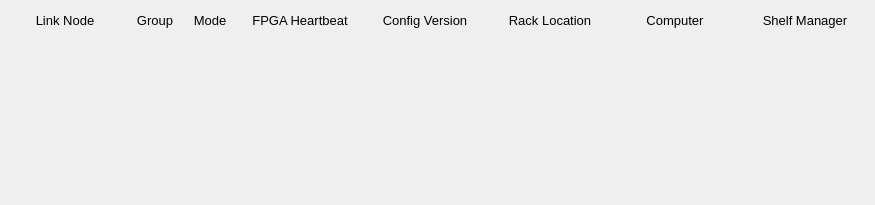
<?xml version="1.0" encoding="UTF-8"?>
<ui version="4.0">
 <class>Form</class>
 <widget class="QWidget" name="Form">
  <property name="geometry">
   <rect>
    <x>0</x>
    <y>0</y>
    <width>875</width>
    <height>205</height>
   </rect>
  </property>
  <property name="windowTitle">
   <string>Form</string>
  </property>
  <widget class="QFrame" name="frame">
   <property name="geometry">
    <rect>
     <x>0</x>
     <y>0</y>
     <width>875</width>
     <height>205</height>
    </rect>
   </property>
   <property name="frameShape">
    <enum>QFrame::NoFrame</enum>
   </property>
   <property name="frameShadow">
    <enum>QFrame::Plain</enum>
   </property>
   <widget class="QLabel" name="label">
    <property name="geometry">
     <rect>
      <x>5</x>
      <y>10</y>
      <width>120</width>
      <height>20</height>
     </rect>
    </property>
    <property name="font">
     <font>
      <pointsize>10</pointsize>
     </font>
    </property>
    <property name="text">
     <string>Link Node</string>
    </property>
    <property name="alignment">
     <set>Qt::AlignCenter</set>
    </property>
   </widget>
   <widget class="QLabel" name="label_2">
    <property name="geometry">
     <rect>
      <x>130</x>
      <y>10</y>
      <width>50</width>
      <height>20</height>
     </rect>
    </property>
    <property name="font">
     <font>
      <pointsize>10</pointsize>
     </font>
    </property>
    <property name="text">
     <string>Group</string>
    </property>
    <property name="alignment">
     <set>Qt::AlignCenter</set>
    </property>
   </widget>
   <widget class="QLabel" name="label_3">
    <property name="geometry">
     <rect>
      <x>185</x>
      <y>10</y>
      <width>50</width>
      <height>20</height>
     </rect>
    </property>
    <property name="font">
     <font>
      <pointsize>10</pointsize>
     </font>
    </property>
    <property name="text">
     <string>Mode</string>
    </property>
    <property name="alignment">
     <set>Qt::AlignCenter</set>
    </property>
   </widget>
   <widget class="QLabel" name="label_4">
    <property name="geometry">
     <rect>
      <x>240</x>
      <y>10</y>
      <width>120</width>
      <height>20</height>
     </rect>
    </property>
    <property name="font">
     <font>
      <pointsize>10</pointsize>
     </font>
    </property>
    <property name="text">
     <string>FPGA Heartbeat</string>
    </property>
    <property name="alignment">
     <set>Qt::AlignCenter</set>
    </property>
   </widget>
   <widget class="QLabel" name="label_5">
    <property name="geometry">
     <rect>
      <x>365</x>
      <y>10</y>
      <width>120</width>
      <height>20</height>
     </rect>
    </property>
    <property name="font">
     <font>
      <pointsize>10</pointsize>
     </font>
    </property>
    <property name="text">
     <string>Config Version</string>
    </property>
    <property name="alignment">
     <set>Qt::AlignCenter</set>
    </property>
   </widget>
   <widget class="QLabel" name="label_6">
    <property name="geometry">
     <rect>
      <x>490</x>
      <y>10</y>
      <width>120</width>
      <height>20</height>
     </rect>
    </property>
    <property name="font">
     <font>
      <pointsize>10</pointsize>
     </font>
    </property>
    <property name="text">
     <string>Rack Location</string>
    </property>
    <property name="alignment">
     <set>Qt::AlignCenter</set>
    </property>
   </widget>
   <widget class="QLabel" name="label_7">
    <property name="geometry">
     <rect>
      <x>615</x>
      <y>10</y>
      <width>120</width>
      <height>20</height>
     </rect>
    </property>
    <property name="font">
     <font>
      <pointsize>10</pointsize>
     </font>
    </property>
    <property name="text">
     <string>Computer</string>
    </property>
    <property name="alignment">
     <set>Qt::AlignCenter</set>
    </property>
   </widget>
   <widget class="QLabel" name="label_8">
    <property name="geometry">
     <rect>
      <x>740</x>
      <y>10</y>
      <width>130</width>
      <height>20</height>
     </rect>
    </property>
    <property name="font">
     <font>
      <pointsize>10</pointsize>
     </font>
    </property>
    <property name="text">
     <string>Shelf Manager</string>
    </property>
    <property name="alignment">
     <set>Qt::AlignCenter</set>
    </property>
   </widget>

   <widget class="PyDMEmbeddedDisplay" name="PyDMEmbeddedDisplay">
    <property name="geometry">
     <rect>
      <x>0</x>
      <y>30</y>
      <width>875</width>
      <height>35</height>
     </rect>
    </property>
    <property name="toolTip">
     <string/>
    </property>
    <property name="frameShape">
     <enum>QFrame::NoFrame</enum>
    </property>
    <property name="macros" stdset="0">
     <string>{"P":"MPLN:BSYH:MP01:1","ID":"127","SLOT_FILE":"LinkNode127_slot.ui","LN":"127","LOCA":"BSYH","IOC_UNIT":"MP01","INST":"1"}</string>
    </property>
    <property name="filename" stdset="0">
     <string>$PYDM/mps/mps_area_ln.ui</string>
    </property>
   </widget>
   <widget class="PyDMEmbeddedDisplay" name="PyDMEmbeddedDisplay">
    <property name="geometry">
     <rect>
      <x>0</x>
      <y>65</y>
      <width>875</width>
      <height>35</height>
     </rect>
    </property>
    <property name="toolTip">
     <string/>
    </property>
    <property name="frameShape">
     <enum>QFrame::NoFrame</enum>
    </property>
    <property name="macros" stdset="0">
     <string>{"P":"MPLN:BSYH:MP03:1","ID":"129","SLOT_FILE":"LinkNode129_slot.ui","LN":"129","LOCA":"BSYH","IOC_UNIT":"MP03","INST":"1"}</string>
    </property>
    <property name="filename" stdset="0">
     <string>$PYDM/mps/mps_area_ln.ui</string>
    </property>
   </widget>
   <widget class="PyDMEmbeddedDisplay" name="PyDMEmbeddedDisplay">
    <property name="geometry">
     <rect>
      <x>0</x>
      <y>100</y>
      <width>875</width>
      <height>35</height>
     </rect>
    </property>
    <property name="toolTip">
     <string/>
    </property>
    <property name="frameShape">
     <enum>QFrame::NoFrame</enum>
    </property>
    <property name="macros" stdset="0">
     <string>{"P":"MPLN:CLTS:MP01:1","ID":"195","SLOT_FILE":"LinkNode195_slot.ui","LN":"195","LOCA":"CLTS","IOC_UNIT":"MP01","INST":"1"}</string>
    </property>
    <property name="filename" stdset="0">
     <string>$PYDM/mps/mps_area_ln.ui</string>
    </property>
   </widget>
   <widget class="PyDMEmbeddedDisplay" name="PyDMEmbeddedDisplay">
    <property name="geometry">
     <rect>
      <x>0</x>
      <y>135</y>
      <width>875</width>
      <height>35</height>
     </rect>
    </property>
    <property name="toolTip">
     <string/>
    </property>
    <property name="frameShape">
     <enum>QFrame::NoFrame</enum>
    </property>
    <property name="macros" stdset="0">
     <string>{"P":"MPLN:BSYS:MP01:1","ID":"199","SLOT_FILE":"LinkNode199_slot.ui","LN":"199","LOCA":"BSYS","IOC_UNIT":"MP01","INST":"1"}</string>
    </property>
    <property name="filename" stdset="0">
     <string>$PYDM/mps/mps_area_ln.ui</string>
    </property>
   </widget>
   <widget class="PyDMEmbeddedDisplay" name="PyDMEmbeddedDisplay">
    <property name="geometry">
     <rect>
      <x>0</x>
      <y>170</y>
      <width>875</width>
      <height>35</height>
     </rect>
    </property>
    <property name="toolTip">
     <string/>
    </property>
    <property name="frameShape">
     <enum>QFrame::NoFrame</enum>
    </property>
    <property name="macros" stdset="0">
     <string>{"P":"MPLN:BSYS:MP04:1","ID":"202","SLOT_FILE":"LinkNode202_slot.ui","LN":"202","LOCA":"BSYS","IOC_UNIT":"MP04","INST":"1"}</string>
    </property>
    <property name="filename" stdset="0">
     <string>$PYDM/mps/mps_area_ln.ui</string>
    </property>
   </widget>
  </widget>
 </widget>
 <customwidgets>
  <customwidget>
   <class>PyDMEmbeddedDisplay</class>
   <extends>QFrame</extends>
   <header>pydm.widgets.embedded_display</header>
  </customwidget>
 </customwidgets>
 <resources/>
 <connections/>
</ui>
